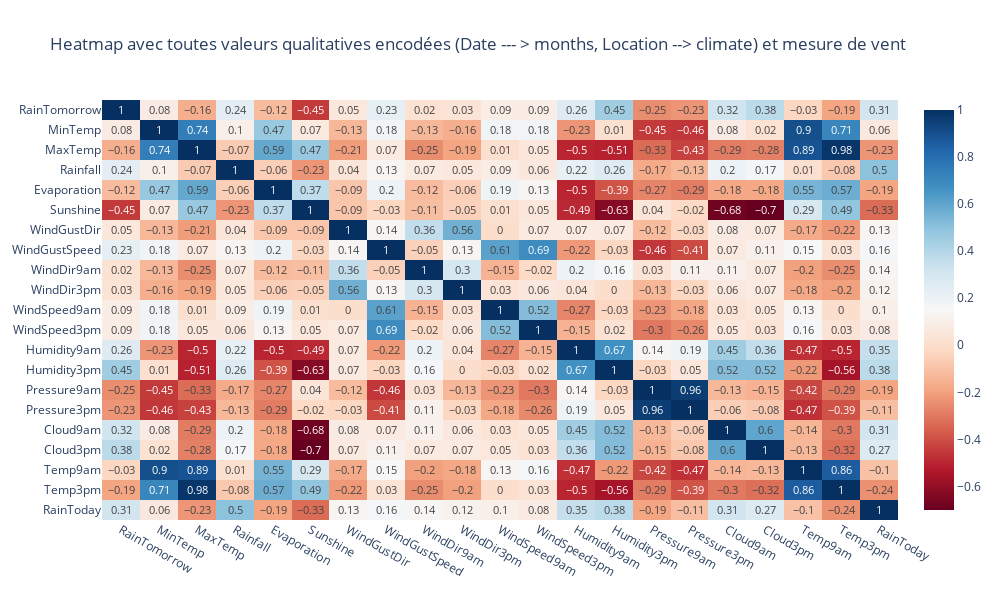

Notebook code cell kept with this figure:
### Code cell
fig_all_include = px.imshow(df_all_include.corr().round(2), text_auto = True, aspect = 'auto', color_continuous_scale='RdBu',
                    title = 'Heatmap avec toutes valeurs qualitatives encodées (Date --- > months, Location --> climate) et mesure de vent',
                    width = 1000,
                    height = 600)
fig_all_include.show()

### Figure 1 — Plotly figure (JSON) as saved in the notebook; plotly's stock layout.template omitted (floating-point values rounded to 4 significant figures; data arrays with more than 128 entries replaced by an {"elided": "..."} marker saying what was removed)
{"data": [{"coloraxis": "coloraxis", "hovertemplate": "x: %{x}<br>y: %{y}<br>color: %{z}<extra></extra>", "name": "0", "texttemplate": "%{z}", "type": "heatmap", "x": ["RainTomorrow", "MinTemp", "MaxTemp", "Rainfall", "Evaporation", "Sunshine", "WindGustDir", "WindGustSpeed", "WindDir9am", "WindDir3pm", "WindSpeed9am", "WindSpeed3pm", "Humidity9am", "Humidity3pm", "Pressure9am", "Pressure3pm", "Cloud9am", "Cloud3pm", "Temp9am", "Temp3pm", "RainToday"], "xaxis": "x", "y": ["RainTomorrow", "MinTemp", "MaxTemp", "Rainfall", "Evaporation", "Sunshine", "WindGustDir", "WindGustSpeed", "WindDir9am", "WindDir3pm", "WindSpeed9am", "WindSpeed3pm", "Humidity9am", "Humidity3pm", "Pressure9am", "Pressure3pm", "Cloud9am", "Cloud3pm", "Temp9am", "Temp3pm", "RainToday"], "yaxis": "y", "z": {"elided": "21x21 float values"}}], "layout": {"coloraxis": {"colorscale": [[0, "rgb(103,0,31)"], [0.1, "rgb(178,24,43)"], [0.2, "rgb(214,96,77)"], [0.3, "rgb(244,165,130)"], [0.4, "rgb(253,219,199)"], [0.5, "rgb(247,247,247)"], [0.6, "rgb(209,229,240)"], [0.7, "rgb(146,197,222)"], [0.8, "rgb(67,147,195)"], [0.9, "rgb(33,102,172)"], [1, "rgb(5,48,97)"]]}, "height": 600, "title": {"text": "Heatmap avec toutes valeurs qualitatives encodées (Date --- > months, Location --> climate) et mesure de vent"}, "width": 1000, "xaxis": {"anchor": "y", "domain": [0, 1]}, "yaxis": {"anchor": "x", "autorange": "reversed", "domain": [0, 1]}}}
